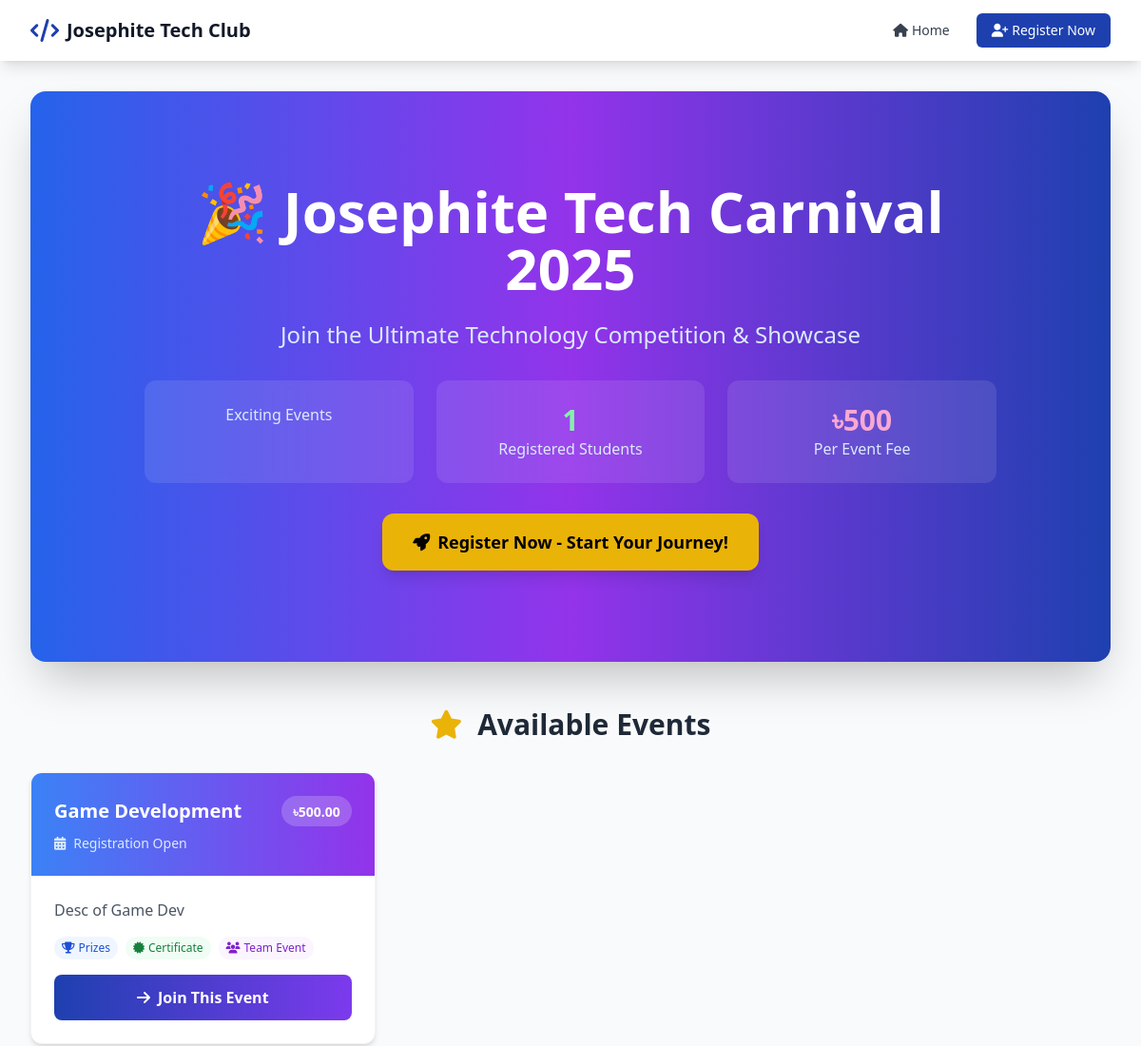
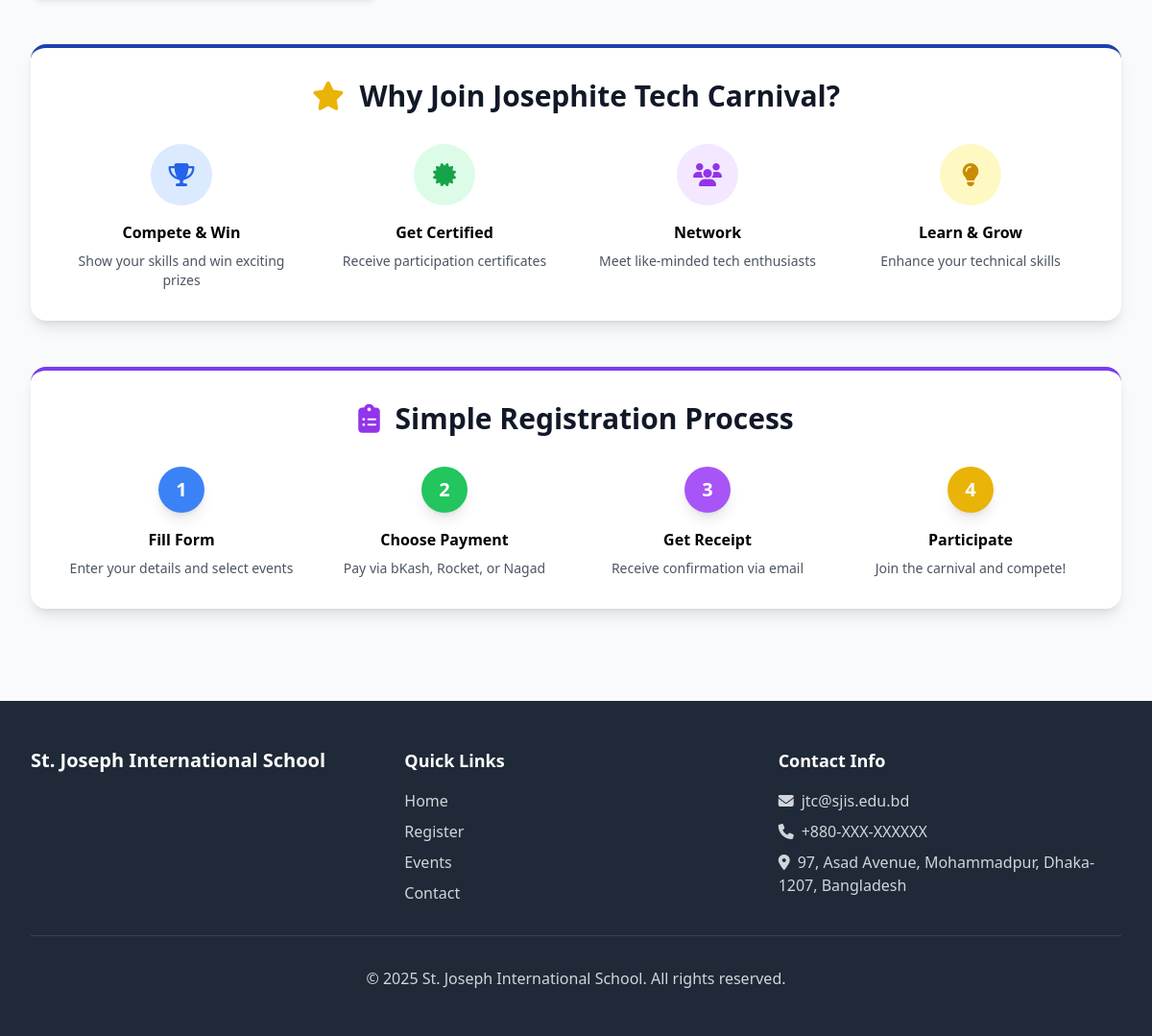
The page / on the database its author committed (2 pictures, top to bottom).
### registration/models.py (models this page shows, shortened)
class Event(models.Model):
    name = models.CharField(max_length=200)
    description = models.TextField()
    fee = models.DecimalField(
    max_digits=10,
    decimal_places=2,
    default=500.00,
    validators=[MinValueValidator(Decimal('0.01'))]   # ✅ fixed
    )
    is_active = models.BooleanField(default=True)
    max_participants = models.PositiveIntegerField(null=True, blank=True)
    created_at = models.DateTimeField(auto_now_add=True)
    updated_at = models.DateTimeField(auto_now=True)
    class Meta:
        ordering = ['-created_at']

### registration/views.py (the view)
# urls.py: 2. Add a URL to urlpatterns:  path('', views.home, name='home')
@ratelimit(key='ip', rate='10/m', method='GET')
def home(request):
    ip_address = get_client_ip(request)
    user_agent = request.META.get('HTTP_USER_AGENT', '')
    try:
        active_events = Event.objects.filter(is_active=True).order_by('created_at')
        active_events_list = list(active_events)
        stats = {
            'total_registrations': Student.objects.filter(is_deleted=False).count(),
            'active_events': len(active_events_list),
        }
        context = {
            'events': active_events_list,
            'stats': stats,
        }
        return render(request, 'registration/home.html', context)
    except Exception as e:
        logger.error(f'Error in home view: {e}')
        messages.error(request, 'An error occurred while loading the page.')
        return render(request, 'registration/home.html', {'events': [], 'stats': {}})

### registration/utils.py (called while the page is built)
def get_client_ip(request):
    ip_headers = [
        'HTTP_X_FORWARDED_FOR',
        'HTTP_X_REAL_IP',
        'HTTP_X_FORWARDED',
        'HTTP_X_CLUSTER_CLIENT_IP',
        'HTTP_FORWARDED_FOR',
        'HTTP_FORWARDED',
        'REMOTE_ADDR'
    ]
    for header in ip_headers:
        ip = request.META.get(header)
        if ip:
            ip = ip.split(',')[0].strip()
            if is_valid_ip(ip):
                if ip == '::1':
                    return '127.0.0.1'
                return ip
    return '127.0.0.1'  # Default fallback

def is_valid_ip(ip):
    import ipaddress
    try:
        ipaddress.ip_address(ip)
        return True
    except ValueError:
        return False

### templates/registration/home.html (shortened to what this page needs)
{% extends 'base.html' %}
{% block content %}
<div class="relative">
    <div class="bg-gradient-to-r from-blue-600 via-purple-600 to-blue-800 text-white rounded-2xl overflow-hidden mb-12 shadow-2xl">
        <div class="px-4 sm:px-8 py-12 md:py-24">
            <div class="max-w-4xl mx-auto text-center">
                <h1 class="text-3xl sm:text-4xl md:text-6xl font-bold mb-6 animate-pulse">
                    🎉 Josephite Tech Carnival 2025
                </h1>
                <p class="text-lg sm:text-xl md:text-2xl mb-8 text-blue-100">
                    Join the Ultimate Technology Competition & Showcase
                </p>
                <div class="grid grid-cols-1 sm:grid-cols-3 gap-4 sm:gap-6 mb-8">
                    <div class="bg-white bg-opacity-10 backdrop-blur-sm rounded-xl p-4 sm:p-6">
                        <div class="text-blue-100 text-sm sm:text-base">Exciting Events</div>
                    </div>
                    <div class="bg-white bg-opacity-10 backdrop-blur-sm rounded-xl p-4 sm:p-6">
                        <div class="text-2xl sm:text-3xl font-bold text-green-300">{{ stats.total_registrations }}</div>
                        <div class="text-blue-100 text-sm sm:text-base">Registered Students</div>
                    </div>
                    <div class="bg-white bg-opacity-10 backdrop-blur-sm rounded-xl p-4 sm:p-6">
                        <div class="text-2xl sm:text-3xl font-bold text-pink-300">৳500</div>
                        <div class="text-blue-100 text-sm sm:text-base">Per Event Fee</div>
                    </div>
                </div>
                <a href="{% url 'register' %}" class="inline-flex items-center bg-yellow-500 hover:bg-yellow-600 text-black font-bold py-3 sm:py-4 px-6 sm:px-8 rounded-xl text-base sm:text-lg transition-all transform hover:scale-105 shadow-lg">
                    <i class="fas fa-rocket mr-2"></i>
                    <span class="hidden sm:inline">Register Now - Start Your Journey!</span>
                </a>
            </div>
        </div>
    </div>
    <div class="mb-12">
        <h2 class="text-2xl sm:text-3xl font-bold text-center mb-8 text-gray-800">
            <i class="fas fa-star text-yellow-500 mr-2"></i>
            Available Events
        </h2>
        <div class="grid grid-cols-1 md:grid-cols-2 lg:grid-cols-3 gap-6">
            {% for event in events %}
            <div class="group relative bg-white rounded-xl shadow-md hover:shadow-xl transition-all duration-300 overflow-hidden border border-gray-100 hover:border-primary/30 transform hover:-translate-y-1">
                <div class="bg-gradient-to-r from-blue-500 to-purple-600 p-4 sm:p-6">
                    <div class="flex items-center justify-between mb-2">
                        <h3 class="text-lg sm:text-xl font-bold text-white">{{ event.name }}</h3>
                        <div class="bg-white bg-opacity-20 backdrop-blur-sm rounded-full px-3 py-1">
                            <span class="text-white text-sm font-semibold">৳{{ event.fee }}</span>
                        </div>
                    </div>
                    <div class="flex items-center text-blue-100 text-sm">
                        <i class="fas fa-calendar-alt mr-2"></i>
                        <span>Registration Open</span>
                    </div>
                </div>
                <div class="p-4 sm:p-6">
                    <p class="text-gray-600 mb-4 text-sm sm:text-base leading-relaxed">{{ event.description }}</p>
                    <div class="flex flex-wrap gap-2 mb-4">
                        <span class="bg-blue-50 text-blue-700 text-xs font-medium px-2 py-1 rounded-full">
                            <i class="fas fa-trophy mr-1"></i>Prizes
                        </span>
                        <span class="bg-green-50 text-green-700 text-xs font-medium px-2 py-1 rounded-full">
                            <i class="fas fa-certificate mr-1"></i>Certificate
                        </span>
                        <span class="bg-purple-50 text-purple-700 text-xs font-medium px-2 py-1 rounded-full">
                            <i class="fas fa-users mr-1"></i>Team Event
                        </span>
                    </div>
                    <a href="{% url 'register' %}" class="block w-full bg-gradient-to-r from-primary to-secondary text-white text-center py-2 sm:py-3 rounded-lg font-semibold hover:from-blue-700 hover:to-purple-700 transition-all duration-300 transform group-hover:scale-105">
                        <i class="fas fa-arrow-right mr-2"></i>Join This Event
                    </a>
                </div>
            </div>
            {% endfor %}
        </div>
    </div>
    <div class="bg-white rounded-2xl shadow-lg p-6 sm:p-8 mb-12 border-t-4 border-primary">
        <h2 class="text-2xl sm:text-3xl font-bold text-center mb-8 text-gray-900">
            <i class="fas fa-star text-yellow-500 mr-2"></i>
            Why Join Josephite Tech Carnival?
        </h2>
        <div class="grid grid-cols-1 sm:grid-cols-2 lg:grid-cols-4 gap-6">
            <div class="text-center group">
                <div class="bg-blue-100 w-16 h-16 rounded-full flex items-center justify-center mx-auto mb-4 group-hover:bg-blue-200 transition-colors">
                    <i class="fas fa-trophy text-blue-600 text-2xl"></i>
                </div>
                <h3 class="font-semibold mb-2">Compete & Win</h3>
                <p class="text-gray-600 text-sm">Show your skills and win exciting prizes</p>
            </div>
            <div class="text-center group">
                <div class="bg-green-100 w-16 h-16 rounded-full flex items-center justify-center mx-auto mb-4 group-hover:bg-green-200 transition-colors">
                    <i class="fas fa-certificate text-green-600 text-2xl"></i>
                </div>
                <h3 class="font-semibold mb-2">Get Certified</h3>
                <p class="text-gray-600 text-sm">Receive participation certificates</p>
            </div>
            <div class="text-center group">
                <div class="bg-purple-100 w-16 h-16 rounded-full flex items-center justify-center mx-auto mb-4 group-hover:bg-purple-200 transition-colors">
                    <i class="fas fa-users text-purple-600 text-2xl"></i>
                </div>
                <h3 class="font-semibold mb-2">Network</h3>
                <p class="text-gray-600 text-sm">Meet like-minded tech enthusiasts</p>
            </div>
            <div class="text-center group">
                <div class="bg-yellow-100 w-16 h-16 rounded-full flex items-center justify-center mx-auto mb-4 group-hover:bg-yellow-200 transition-colors">
                    <i class="fas fa-lightbulb text-yellow-600 text-2xl"></i>
                </div>
                <h3 class="font-semibold mb-2">Learn & Grow</h3>
                <p class="text-gray-600 text-sm">Enhance your technical skills</p>
            </div>
        </div>
    </div>
    <div class="bg-white rounded-2xl shadow-lg p-6 sm:p-8 border-t-4 border-secondary">
        <h2 class="text-2xl sm:text-3xl font-bold text-center mb-8 text-gray-900">
            <i class="fas fa-clipboard-list text-purple-600 mr-2"></i>
            Simple Registration Process
        </h2>
        <div class="grid grid-cols-1 sm:grid-cols-2 lg:grid-cols-4 gap-6">
            <div class="text-center">
                <div class="bg-blue-500 text-white w-12 h-12 rounded-full flex items-center justify-center mx-auto mb-4 text-xl font-bold shadow-lg">1</div>
                <h3 class="font-semibold mb-2">Fill Form</h3>
                <p class="text-gray-600 text-sm">Enter your details and select events</p>
            </div>
            <div class="text-center">
                <div class="bg-green-500 text-white w-12 h-12 rounded-full flex items-center justify-center mx-auto mb-4 text-xl font-bold shadow-lg">2</div>
                <h3 class="font-semibold mb-2">Choose Payment</h3>
                <p class="text-gray-600 text-sm">Pay via bKash, Rocket, or Nagad</p>
            </div>
            <div class="text-center">
                <div class="bg-purple-500 text-white w-12 h-12 rounded-full flex items-center justify-center mx-auto mb-4 text-xl font-bold shadow-lg">3</div>
                <h3 class="font-semibold mb-2">Get Receipt</h3>
                <p class="text-gray-600 text-sm">Receive confirmation via email</p>
            </div>
            <div class="text-center">
                <div class="bg-yellow-500 text-white w-12 h-12 rounded-full flex items-center justify-center mx-auto mb-4 text-xl font-bold shadow-lg">4</div>
                <h3 class="font-semibold mb-2">Participate</h3>
                <p class="text-gray-600 text-sm">Join the carnival and compete!</p>
            </div>
        </div>
    </div>
</div>
{% endblock %}

### rows shown on the page
Event: name "Game Development", fee "500.00", description "Desc of Game Dev"

### other values the page prints
{{ stats.total_registrations }} "1"
